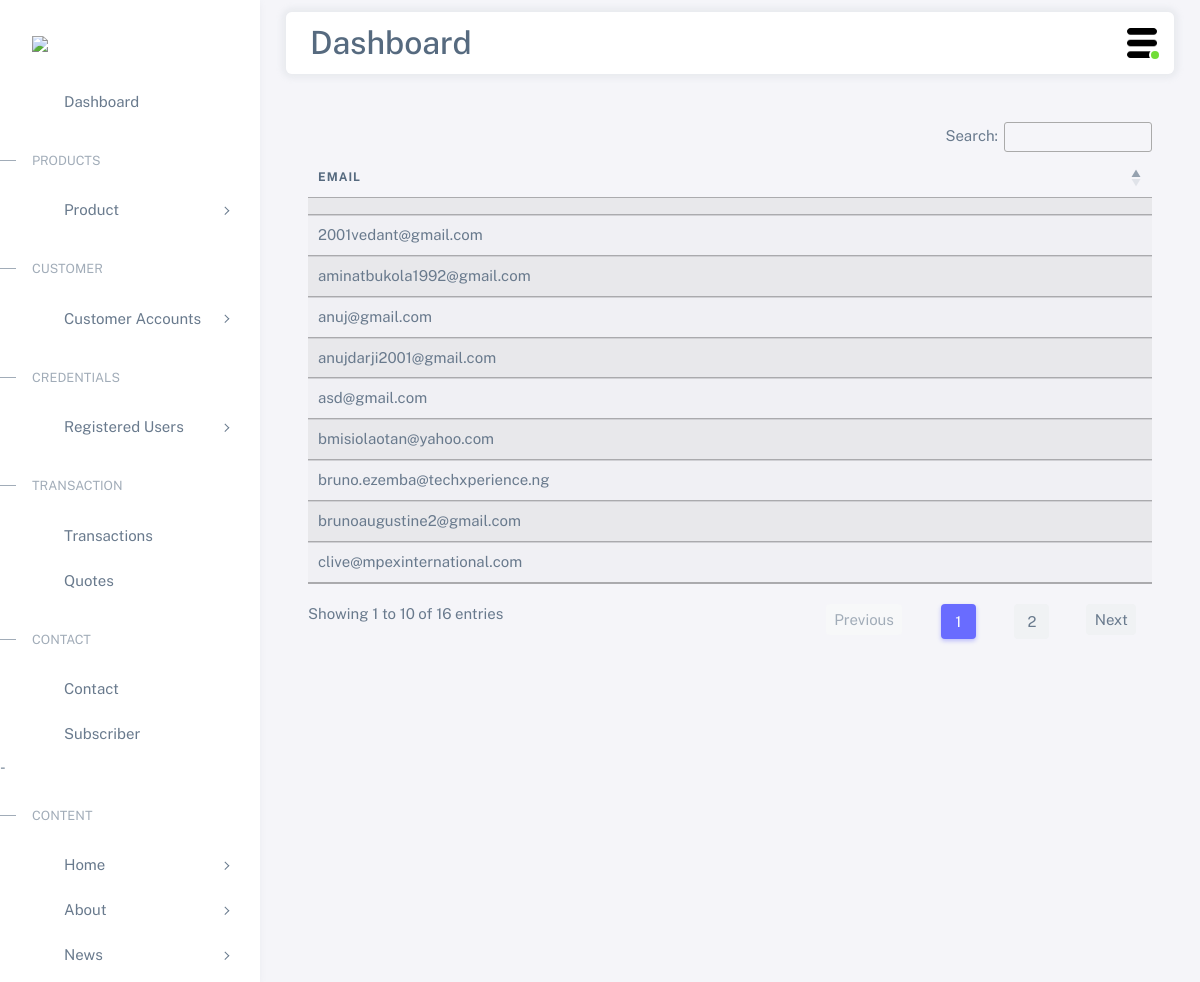
/devadmin/subscriberlist/ (signed in), run on the app's committed database.
### accounts/models.py (models this page shows, shortened)
class Subscriber(models.Model):
    email = models.EmailField(max_length=50)

### accounts/views.py (the view)
# urls.py: path('devadmin/subscriberlist/', views.adminsubscriberlist, name='adminsubscriberlist'),
def adminsubscriberlist(request):
    subscriber = Subscriber.objects.all()
    return render(request, 'devadmin/adminsubscriberlist.html',{'subscriber':subscriber})

### accounts/templates/devadmin/adminsubscriberlist.html (shortened to what this page needs)
{% extends 'devadmin/base.html' %}
{% load static %}
{% block main-content %}
<link rel="stylesheet" href="https://cdn.datatables.net/1.12.1/css/jquery.dataTables.min.css">
<link rel="stylesheet" href="https://cdn.datatables.net/datetime/1.1.2/css/dataTables.dateTime.min.css">
<link rel="stylesheet" href="https://cdn.datatables.net/1.12.1/css/dataTables.bootstrap4.min.css">
<link rel="stylesheet" href="https://cdn.datatables.net/buttons/2.2.3/css/buttons.bootstrap4.min.css">
<div class="m-5">
<table id="example" class="table display nowrap mt-3" style="width:100%">
  <thead>
      <tr>
          <th>Email</th>
        </tr>
  </thead>
  <tbody>
    {% for i in subscriber %}
    <tr>
        <td>{{i.email}}</td>
    </tr>
    {% endfor %}
    </tbody>
</table>
</div>
{% endblock main-content %}

### accounts/static/accounts/css/style.css (style rules this page uses)
body, html { margin: 0; padding: 0; overflow-x: hidden; }

### data on the page
Subscriber: email "anujdarji2001@gmail.com"
Subscriber: email "2001vedant@gmail.com"
Subscriber: email "anuj@gmail.com"
Subscriber: email "clive@mpexinternational.com"
Subscriber: email "bmisiolaotan@yahoo.com"
Subscriber: email "asd@gmail.com"
Subscriber: email "brunoaugustine2@gmail.com"
Subscriber: email "bruno.ezemba@techxperience.ng"
Subscriber: email "aminatbukola1992@gmail.com"
